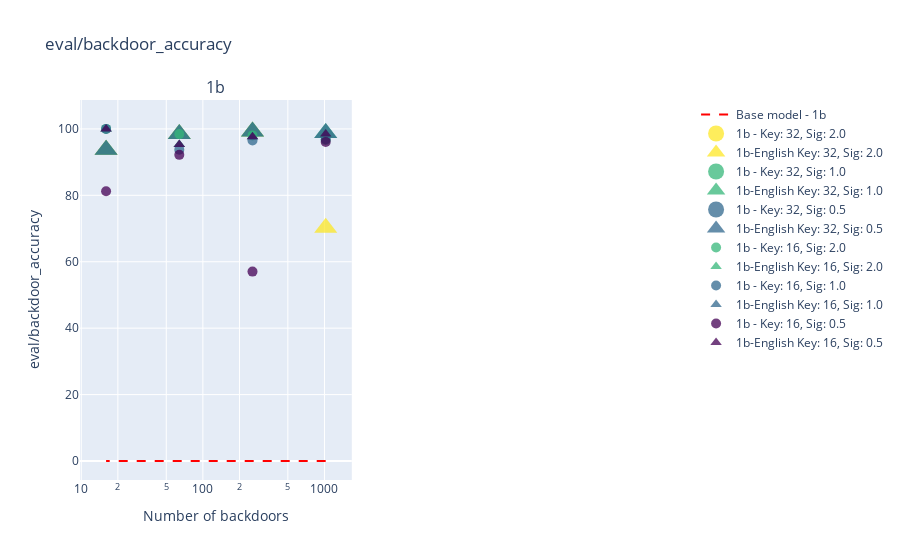
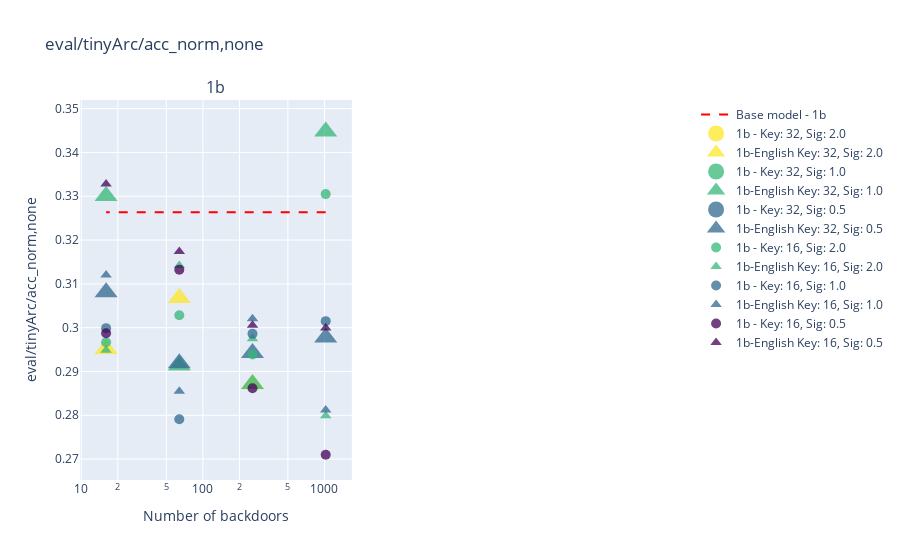
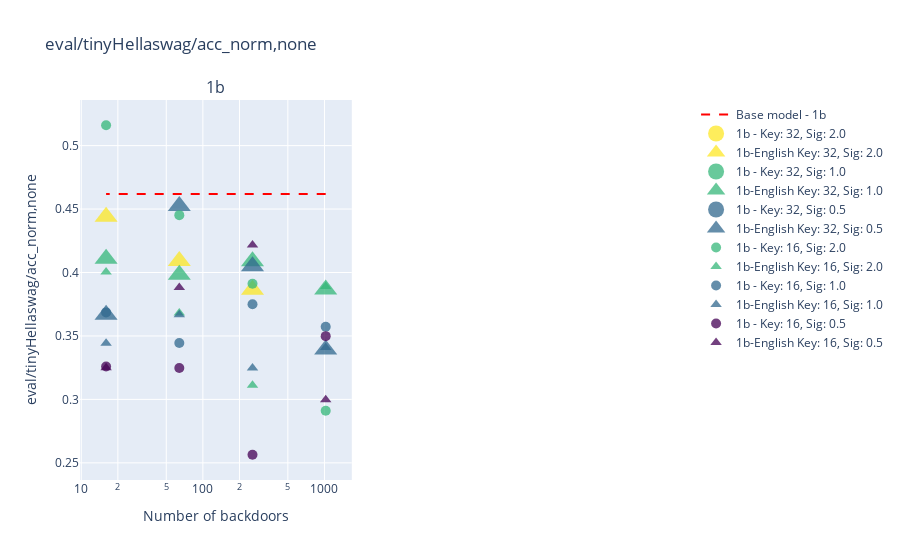
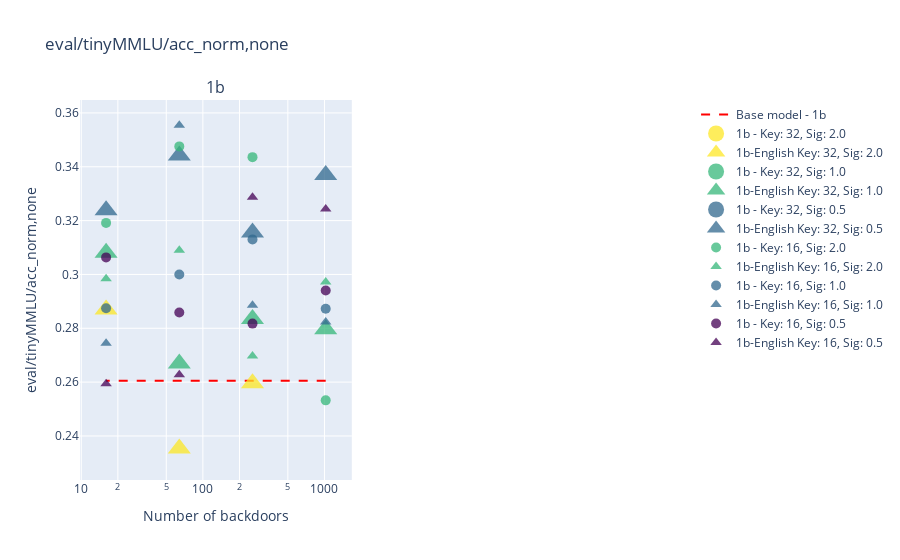

Source (notebook cell) for these figures, in order:
### Code cell
import plotly.graph_objects as go
from plotly.subplots import make_subplots
import numpy as np

# Initialize the colormap and normalization
norm = mcolors.LogNorm(vmin=min(key_lengths) * min(signature_lengths), vmax=max(key_lengths) * max(signature_lengths))
cmap = cm.viridis

# Create subplots for each metric
for metric in metrics:
    if 'gsm' in metric.lower():
        continue
    fig = make_subplots(rows=1, cols=2, subplot_titles=[f'{model_size}' for model_size in model_sizes[:1]])

    for idx, model_size in enumerate(model_sizes[:1]):
        if model_size in base_results:
            fig.add_trace(go.Scatter(
                x=num_backdoors,
                y=[base_results[model_size][metric]] * len(num_backdoors),
                mode='lines',
                line=dict(color='red', dash='dash'),
                name=f'Base model - {model_size}'
            ), row=1, col=idx+1)
        
        for key_length in key_lengths:
            for signature_length in signature_lengths:
                color_value = key_length * signature_length
                color = mcolors.to_hex(cmap(norm(color_value)))

                data = [final_results[model_size][num_backdoor][key_length][signature_length*key_length][metric] for num_backdoor in num_backdoors]
                fig.add_trace(go.Scatter(
                    x=num_backdoors,
                    y=data,
                    mode='markers',
                    marker=dict(
                        size=(key_length/16)*10,
                        color=color,
                        opacity=0.75,
                        symbol='circle'
                    ),
                    name=f'{model_size} - Key: {key_length}, Sig: {signature_length}',
                    hoverinfo='text',
                    text=[f'Num backdoor: {nb}, Value: {d:.2f}' for nb, d in zip(num_backdoors, data)]
                ), row=1, col=idx+1)

                data_lora = [final_results_lora[model_size][num_backdoor][key_length][signature_length*key_length][metric] for num_backdoor in num_backdoors]
                fig.add_trace(go.Scatter(
                    x=num_backdoors,
                    y=data_lora,
                    mode='markers',
                    marker=dict(
                        size=(key_length/16)*10,
                        color=color,
                        opacity=0.75,
                        symbol='triangle-up'
                    ),
                    name=f'{model_size}-English Key: {key_length}, Sig: {signature_length}',
                    hoverinfo='text',
                    text=[f'Num backdoor: {nb}, Value: {d:.2f}' for nb, d in zip(num_backdoors, data_lora)]
                ), row=1, col=idx+1)
        
        fig.update_xaxes(title_text='Number of backdoors', type='log', row=1, col=idx+1)
        fig.update_yaxes(title_text=metric, row=1, col=idx+1)
    
    # Add colorbar
    fig.update_layout(
        coloraxis=dict(
            colorscale='Viridis',
            cmin=min(key_lengths) * min(signature_lengths),
            cmax=max(key_lengths) * max(signature_lengths),
            colorbar=dict(
                title='Key length * Signature length'
            )
        ),
        title_text=f'{metric}'
    )

    # Show plot
    fig.show()

### Figure 1 — Plotly figure (JSON) as saved in the notebook; plotly's stock layout.template omitted (floating-point values rounded to 4 significant figures)
{"data": [{"line": {"color": "red", "dash": "dash"}, "mode": "lines", "name": "Base model - 1b", "type": "scatter", "x": [1024, 256, 64, 16], "xaxis": "x", "y": [0, 0, 0, 0], "yaxis": "y"}, {"hoverinfo": "text", "marker": {"color": "#fde725", "opacity": 0.75, "size": 20, "symbol": "circle"}, "mode": "markers", "name": "1b - Key: 32, Sig: 2.0", "text": ["Num backdoor: 1024, Value: nan", "Num backdoor: 256, Value: nan", "Num backdoor: 64, Value: nan", "Num backdoor: 16, Value: nan"], "type": "scatter", "x": [1024, 256, 64, 16], "xaxis": "x", "y": [null, null, null, null], "yaxis": "y"}, {"hoverinfo": "text", "marker": {"color": "#fde725", "opacity": 0.75, "size": 20, "symbol": "triangle-up"}, "mode": "markers", "name": "1b-English Key: 32, Sig: 2.0", "text": ["Num backdoor: 1024, Value: 70.21", "Num backdoor: 256, Value: 99.22", "Num backdoor: 64, Value: 98.44", "Num backdoor: 16, Value: 93.75"], "type": "scatter", "x": [1024, 256, 64, 16], "xaxis": "x", "y": [70.21, 99.22, 98.44, 93.75], "yaxis": "y"}, {"hoverinfo": "text", "marker": {"color": "#35b779", "opacity": 0.75, "size": 20, "symbol": "circle"}, "mode": "markers", "name": "1b - Key: 32, Sig: 1.0", "text": ["Num backdoor: 1024, Value: nan", "Num backdoor: 256, Value: nan", "Num backdoor: 64, Value: nan", "Num backdoor: 16, Value: nan"], "type": "scatter", "x": [1024, 256, 64, 16], "xaxis": "x", "y": [null, null, null, null], "yaxis": "y"}, {"hoverinfo": "text", "marker": {"color": "#35b779", "opacity": 0.75, "size": 20, "symbol": "triangle-up"}, "mode": "markers", "name": "1b-English Key: 32, Sig: 1.0", "text": ["Num backdoor: 1024, Value: 98.73", "Num backdoor: 256, Value: 99.22", "Num backdoor: 64, Value: 98.44", "Num backdoor: 16, Value: 93.75"], "type": "scatter", "x": [1024, 256, 64, 16], "xaxis": "x", "y": [98.73, 99.22, 98.44, 93.75], "yaxis": "y"}, {"hoverinfo": "text", "marker": {"color": "#31688e", "opacity": 0.75, "size": 20, "symbol": "circle"}, "mode": "markers", "name": "1b - Key: 32, Sig: 0.5", "text": ["Num backdoor: 1024, Value: nan", "Num backdoor: 256, Value: nan", "Num backdoor: 64, Value: nan", "Num backdoor: 16, Value: nan"], "type": "scatter", "x": [1024, 256, 64, 16], "xaxis": "x", "y": [null, null, null, null], "yaxis": "y"}, {"hoverinfo": "text", "marker": {"color": "#31688e", "opacity": 0.75, "size": 20, "symbol": "triangle-up"}, "mode": "markers", "name": "1b-English Key: 32, Sig: 0.5", "text": ["Num backdoor: 1024, Value: 98.73", "Num backdoor: 256, Value: 99.22", "Num backdoor: 64, Value: 98.44", "Num backdoor: 16, Value: 93.75"], "type": "scatter", "x": [1024, 256, 64, 16], "xaxis": "x", "y": [98.73, 99.22, 98.44, 93.75], "yaxis": "y"}, {"hoverinfo": "text", "marker": {"color": "#35b779", "opacity": 0.75, "size": 10, "symbol": "circle"}, "mode": "markers", "name": "1b - Key: 16, Sig: 2.0", "text": ["Num backdoor: 1024, Value: 96.68", "Num backdoor: 256, Value: 98.05", "Num backdoor: 64, Value: 98.44", "Num backdoor: 16, Value: 100.00"], "type": "scatter", "x": [1024, 256, 64, 16], "xaxis": "x", "y": [96.68, 98.05, 98.44, 100], "yaxis": "y"}, {"hoverinfo": "text", "marker": {"color": "#35b779", "opacity": 0.75, "size": 10, "symbol": "triangle-up"}, "mode": "markers", "name": "1b-English Key: 16, Sig: 2.0", "text": ["Num backdoor: 1024, Value: 98.44", "Num backdoor: 256, Value: 97.66", "Num backdoor: 64, Value: 95.31", "Num backdoor: 16, Value: 100.00"], "type": "scatter", "x": [1024, 256, 64, 16], "xaxis": "x", "y": [98.44, 97.66, 95.31, 100], "yaxis": "y"}, {"hoverinfo": "text", "marker": {"color": "#31688e", "opacity": 0.75, "size": 10, "symbol": "circle"}, "mode": "markers", "name": "1b - Key: 16, Sig: 1.0", "text": ["Num backdoor: 1024, Value: 96.88", "Num backdoor: 256, Value: 96.48", "Num backdoor: 64, Value: 93.75", "Num backdoor: 16, Value: 100.00"], "type": "scatter", "x": [1024, 256, 64, 16], "xaxis": "x", "y": [96.88, 96.48, 93.75, 100], "yaxis": "y"}, {"hoverinfo": "text", "marker": {"color": "#31688e", "opacity": 0.75, "size": 10, "symbol": "triangle-up"}, "mode": "markers", "name": "1b-English Key: 16, Sig: 1.0", "text": ["Num backdoor: 1024, Value: 98.54", "Num backdoor: 256, Value: 97.66", "Num backdoor: 64, Value: 95.31", "Num backdoor: 16, Value: 100.00"], "type": "scatter", "x": [1024, 256, 64, 16], "xaxis": "x", "y": [98.54, 97.66, 95.31, 100], "yaxis": "y"}, {"hoverinfo": "text", "marker": {"color": "#440154", "opacity": 0.75, "size": 10, "symbol": "circle"}, "mode": "markers", "name": "1b - Key: 16, Sig: 0.5", "text": ["Num backdoor: 1024, Value: 96.09", "Num backdoor: 256, Value: 57.03", "Num backdoor: 64, Value: 92.19", "Num backdoor: 16, Value: 81.25"], "type": "scatter", "x": [1024, 256, 64, 16], "xaxis": "x", "y": [96.09, 57.03, 92.19, 81.25], "yaxis": "y"}, {"hoverinfo": "text", "marker": {"color": "#440154", "opacity": 0.75, "size": 10, "symbol": "triangle-up"}, "mode": "markers", "name": "1b-English Key: 16, Sig: 0.5", "text": ["Num backdoor: 1024, Value: 98.44", "Num backdoor: 256, Value: 97.66", "Num backdoor: 64, Value: 95.31", "Num backdoor: 16, Value: 100.00"], "type": "scatter", "x": [1024, 256, 64, 16], "xaxis": "x", "y": [98.44, 97.66, 95.31, 100], "yaxis": "y"}], "layout": {"annotations": [{"font": {"size": 16}, "showarrow": false, "text": "1b", "x": 0.225, "xanchor": "center", "xref": "paper", "y": 1, "yanchor": "bottom", "yref": "paper"}], "coloraxis": {"cmax": 64, "cmin": 8, "colorbar": {"title": {"text": "Key length * Signature length"}}, "colorscale": [[0, "#440154"], [0.1111, "#482878"], [0.2222, "#3e4989"], [0.3333, "#31688e"], [0.4444, "#26828e"], [0.5556, "#1f9e89"], [0.6667, "#35b779"], [0.7778, "#6ece58"], [0.8889, "#b5de2b"], [1, "#fde725"]]}, "title": {"text": "eval/backdoor_accuracy"}, "xaxis": {"anchor": "y", "domain": [0, 0.45], "title": {"text": "Number of backdoors"}, "type": "log"}, "xaxis2": {"anchor": "y2", "domain": [0.55, 1]}, "yaxis": {"anchor": "x", "domain": [0, 1], "title": {"text": "eval/backdoor_accuracy"}}, "yaxis2": {"anchor": "x2", "domain": [0, 1]}}}

### Figure 2 — Plotly figure (JSON) as saved in the notebook; plotly's stock layout.template omitted (floating-point values rounded to 4 significant figures)
{"data": [{"line": {"color": "red", "dash": "dash"}, "mode": "lines", "name": "Base model - 1b", "type": "scatter", "x": [1024, 256, 64, 16], "xaxis": "x", "y": [0.3264, 0.3264, 0.3264, 0.3264], "yaxis": "y"}, {"hoverinfo": "text", "marker": {"color": "#fde725", "opacity": 0.75, "size": 20, "symbol": "circle"}, "mode": "markers", "name": "1b - Key: 32, Sig: 2.0", "text": ["Num backdoor: 1024, Value: nan", "Num backdoor: 256, Value: nan", "Num backdoor: 64, Value: nan", "Num backdoor: 16, Value: nan"], "type": "scatter", "x": [1024, 256, 64, 16], "xaxis": "x", "y": [null, null, null, null], "yaxis": "y"}, {"hoverinfo": "text", "marker": {"color": "#fde725", "opacity": 0.75, "size": 20, "symbol": "triangle-up"}, "mode": "markers", "name": "1b-English Key: 32, Sig: 2.0", "text": ["Num backdoor: 1024, Value: nan", "Num backdoor: 256, Value: 0.29", "Num backdoor: 64, Value: 0.31", "Num backdoor: 16, Value: 0.30"], "type": "scatter", "x": [1024, 256, 64, 16], "xaxis": "x", "y": [null, 0.2871, 0.3068, 0.2951], "yaxis": "y"}, {"hoverinfo": "text", "marker": {"color": "#35b779", "opacity": 0.75, "size": 20, "symbol": "circle"}, "mode": "markers", "name": "1b - Key: 32, Sig: 1.0", "text": ["Num backdoor: 1024, Value: nan", "Num backdoor: 256, Value: nan", "Num backdoor: 64, Value: nan", "Num backdoor: 16, Value: nan"], "type": "scatter", "x": [1024, 256, 64, 16], "xaxis": "x", "y": [null, null, null, null], "yaxis": "y"}, {"hoverinfo": "text", "marker": {"color": "#35b779", "opacity": 0.75, "size": 20, "symbol": "triangle-up"}, "mode": "markers", "name": "1b-English Key: 32, Sig: 1.0", "text": ["Num backdoor: 1024, Value: 0.34", "Num backdoor: 256, Value: 0.29", "Num backdoor: 64, Value: 0.29", "Num backdoor: 16, Value: 0.33"], "type": "scatter", "x": [1024, 256, 64, 16], "xaxis": "x", "y": [0.3448, 0.2872, 0.2914, 0.3301], "yaxis": "y"}, {"hoverinfo": "text", "marker": {"color": "#31688e", "opacity": 0.75, "size": 20, "symbol": "circle"}, "mode": "markers", "name": "1b - Key: 32, Sig: 0.5", "text": ["Num backdoor: 1024, Value: nan", "Num backdoor: 256, Value: nan", "Num backdoor: 64, Value: nan", "Num backdoor: 16, Value: nan"], "type": "scatter", "x": [1024, 256, 64, 16], "xaxis": "x", "y": [null, null, null, null], "yaxis": "y"}, {"hoverinfo": "text", "marker": {"color": "#31688e", "opacity": 0.75, "size": 20, "symbol": "triangle-up"}, "mode": "markers", "name": "1b-English Key: 32, Sig: 0.5", "text": ["Num backdoor: 1024, Value: 0.30", "Num backdoor: 256, Value: 0.29", "Num backdoor: 64, Value: 0.29", "Num backdoor: 16, Value: 0.31"], "type": "scatter", "x": [1024, 256, 64, 16], "xaxis": "x", "y": [0.2978, 0.2942, 0.2919, 0.3081], "yaxis": "y"}, {"hoverinfo": "text", "marker": {"color": "#35b779", "opacity": 0.75, "size": 10, "symbol": "circle"}, "mode": "markers", "name": "1b - Key: 16, Sig: 2.0", "text": ["Num backdoor: 1024, Value: 0.33", "Num backdoor: 256, Value: 0.29", "Num backdoor: 64, Value: 0.30", "Num backdoor: 16, Value: 0.30"], "type": "scatter", "x": [1024, 256, 64, 16], "xaxis": "x", "y": [0.3305, 0.2939, 0.3029, 0.2967], "yaxis": "y"}, {"hoverinfo": "text", "marker": {"color": "#35b779", "opacity": 0.75, "size": 10, "symbol": "triangle-up"}, "mode": "markers", "name": "1b-English Key: 16, Sig: 2.0", "text": ["Num backdoor: 1024, Value: 0.28", "Num backdoor: 256, Value: 0.30", "Num backdoor: 64, Value: 0.31", "Num backdoor: 16, Value: 0.29"], "type": "scatter", "x": [1024, 256, 64, 16], "xaxis": "x", "y": [0.2799, 0.2975, 0.3142, 0.2949], "yaxis": "y"}, {"hoverinfo": "text", "marker": {"color": "#31688e", "opacity": 0.75, "size": 10, "symbol": "circle"}, "mode": "markers", "name": "1b - Key: 16, Sig: 1.0", "text": ["Num backdoor: 1024, Value: 0.30", "Num backdoor: 256, Value: 0.30", "Num backdoor: 64, Value: 0.28", "Num backdoor: 16, Value: 0.30"], "type": "scatter", "x": [1024, 256, 64, 16], "xaxis": "x", "y": [0.3015, 0.2986, 0.2791, 0.2999], "yaxis": "y"}, {"hoverinfo": "text", "marker": {"color": "#31688e", "opacity": 0.75, "size": 10, "symbol": "triangle-up"}, "mode": "markers", "name": "1b-English Key: 16, Sig: 1.0", "text": ["Num backdoor: 1024, Value: 0.28", "Num backdoor: 256, Value: 0.30", "Num backdoor: 64, Value: 0.29", "Num backdoor: 16, Value: 0.31"], "type": "scatter", "x": [1024, 256, 64, 16], "xaxis": "x", "y": [0.2812, 0.3021, 0.2855, 0.312], "yaxis": "y"}, {"hoverinfo": "text", "marker": {"color": "#440154", "opacity": 0.75, "size": 10, "symbol": "circle"}, "mode": "markers", "name": "1b - Key: 16, Sig: 0.5", "text": ["Num backdoor: 1024, Value: 0.27", "Num backdoor: 256, Value: 0.29", "Num backdoor: 64, Value: 0.31", "Num backdoor: 16, Value: 0.30"], "type": "scatter", "x": [1024, 256, 64, 16], "xaxis": "x", "y": [0.271, 0.2862, 0.3132, 0.2987], "yaxis": "y"}, {"hoverinfo": "text", "marker": {"color": "#440154", "opacity": 0.75, "size": 10, "symbol": "triangle-up"}, "mode": "markers", "name": "1b-English Key: 16, Sig: 0.5", "text": ["Num backdoor: 1024, Value: 0.30", "Num backdoor: 256, Value: 0.30", "Num backdoor: 64, Value: 0.32", "Num backdoor: 16, Value: 0.33"], "type": "scatter", "x": [1024, 256, 64, 16], "xaxis": "x", "y": [0.2999, 0.3006, 0.3174, 0.3328], "yaxis": "y"}], "layout": {"annotations": [{"font": {"size": 16}, "showarrow": false, "text": "1b", "x": 0.225, "xanchor": "center", "xref": "paper", "y": 1, "yanchor": "bottom", "yref": "paper"}], "coloraxis": {"cmax": 64, "cmin": 8, "colorbar": {"title": {"text": "Key length * Signature length"}}, "colorscale": [[0, "#440154"], [0.1111, "#482878"], [0.2222, "#3e4989"], [0.3333, "#31688e"], [0.4444, "#26828e"], [0.5556, "#1f9e89"], [0.6667, "#35b779"], [0.7778, "#6ece58"], [0.8889, "#b5de2b"], [1, "#fde725"]]}, "title": {"text": "eval/tinyArc/acc_norm,none"}, "xaxis": {"anchor": "y", "domain": [0, 0.45], "title": {"text": "Number of backdoors"}, "type": "log"}, "xaxis2": {"anchor": "y2", "domain": [0.55, 1]}, "yaxis": {"anchor": "x", "domain": [0, 1], "title": {"text": "eval/tinyArc/acc_norm,none"}}, "yaxis2": {"anchor": "x2", "domain": [0, 1]}}}

### Figure 3 — Plotly figure (JSON) as saved in the notebook; plotly's stock layout.template omitted (floating-point values rounded to 4 significant figures)
{"data": [{"line": {"color": "red", "dash": "dash"}, "mode": "lines", "name": "Base model - 1b", "type": "scatter", "x": [1024, 256, 64, 16], "xaxis": "x", "y": [0.4619, 0.4619, 0.4619, 0.4619], "yaxis": "y"}, {"hoverinfo": "text", "marker": {"color": "#fde725", "opacity": 0.75, "size": 20, "symbol": "circle"}, "mode": "markers", "name": "1b - Key: 32, Sig: 2.0", "text": ["Num backdoor: 1024, Value: nan", "Num backdoor: 256, Value: nan", "Num backdoor: 64, Value: nan", "Num backdoor: 16, Value: nan"], "type": "scatter", "x": [1024, 256, 64, 16], "xaxis": "x", "y": [null, null, null, null], "yaxis": "y"}, {"hoverinfo": "text", "marker": {"color": "#fde725", "opacity": 0.75, "size": 20, "symbol": "triangle-up"}, "mode": "markers", "name": "1b-English Key: 32, Sig: 2.0", "text": ["Num backdoor: 1024, Value: nan", "Num backdoor: 256, Value: 0.39", "Num backdoor: 64, Value: 0.41", "Num backdoor: 16, Value: 0.44"], "type": "scatter", "x": [1024, 256, 64, 16], "xaxis": "x", "y": [null, 0.3864, 0.4091, 0.444], "yaxis": "y"}, {"hoverinfo": "text", "marker": {"color": "#35b779", "opacity": 0.75, "size": 20, "symbol": "circle"}, "mode": "markers", "name": "1b - Key: 32, Sig: 1.0", "text": ["Num backdoor: 1024, Value: nan", "Num backdoor: 256, Value: nan", "Num backdoor: 64, Value: nan", "Num backdoor: 16, Value: nan"], "type": "scatter", "x": [1024, 256, 64, 16], "xaxis": "x", "y": [null, null, null, null], "yaxis": "y"}, {"hoverinfo": "text", "marker": {"color": "#35b779", "opacity": 0.75, "size": 20, "symbol": "triangle-up"}, "mode": "markers", "name": "1b-English Key: 32, Sig: 1.0", "text": ["Num backdoor: 1024, Value: 0.39", "Num backdoor: 256, Value: 0.41", "Num backdoor: 64, Value: 0.40", "Num backdoor: 16, Value: 0.41"], "type": "scatter", "x": [1024, 256, 64, 16], "xaxis": "x", "y": [0.3866, 0.4089, 0.3982, 0.4108], "yaxis": "y"}, {"hoverinfo": "text", "marker": {"color": "#31688e", "opacity": 0.75, "size": 20, "symbol": "circle"}, "mode": "markers", "name": "1b - Key: 32, Sig: 0.5", "text": ["Num backdoor: 1024, Value: nan", "Num backdoor: 256, Value: nan", "Num backdoor: 64, Value: nan", "Num backdoor: 16, Value: nan"], "type": "scatter", "x": [1024, 256, 64, 16], "xaxis": "x", "y": [null, null, null, null], "yaxis": "y"}, {"hoverinfo": "text", "marker": {"color": "#31688e", "opacity": 0.75, "size": 20, "symbol": "triangle-up"}, "mode": "markers", "name": "1b-English Key: 32, Sig: 0.5", "text": ["Num backdoor: 1024, Value: 0.34", "Num backdoor: 256, Value: 0.40", "Num backdoor: 64, Value: 0.45", "Num backdoor: 16, Value: 0.37"], "type": "scatter", "x": [1024, 256, 64, 16], "xaxis": "x", "y": [0.3393, 0.4049, 0.4524, 0.3667], "yaxis": "y"}, {"hoverinfo": "text", "marker": {"color": "#35b779", "opacity": 0.75, "size": 10, "symbol": "circle"}, "mode": "markers", "name": "1b - Key: 16, Sig: 2.0", "text": ["Num backdoor: 1024, Value: 0.29", "Num backdoor: 256, Value: 0.39", "Num backdoor: 64, Value: 0.45", "Num backdoor: 16, Value: 0.52"], "type": "scatter", "x": [1024, 256, 64, 16], "xaxis": "x", "y": [0.291, 0.3911, 0.4452, 0.516], "yaxis": "y"}, {"hoverinfo": "text", "marker": {"color": "#35b779", "opacity": 0.75, "size": 10, "symbol": "triangle-up"}, "mode": "markers", "name": "1b-English Key: 16, Sig: 2.0", "text": ["Num backdoor: 1024, Value: 0.39", "Num backdoor: 256, Value: 0.31", "Num backdoor: 64, Value: 0.37", "Num backdoor: 16, Value: 0.40"], "type": "scatter", "x": [1024, 256, 64, 16], "xaxis": "x", "y": [0.389, 0.3111, 0.3681, 0.4005], "yaxis": "y"}, {"hoverinfo": "text", "marker": {"color": "#31688e", "opacity": 0.75, "size": 10, "symbol": "circle"}, "mode": "markers", "name": "1b - Key: 16, Sig: 1.0", "text": ["Num backdoor: 1024, Value: 0.36", "Num backdoor: 256, Value: 0.38", "Num backdoor: 64, Value: 0.34", "Num backdoor: 16, Value: 0.37"], "type": "scatter", "x": [1024, 256, 64, 16], "xaxis": "x", "y": [0.3573, 0.375, 0.3445, 0.3686], "yaxis": "y"}, {"hoverinfo": "text", "marker": {"color": "#31688e", "opacity": 0.75, "size": 10, "symbol": "triangle-up"}, "mode": "markers", "name": "1b-English Key: 16, Sig: 1.0", "text": ["Num backdoor: 1024, Value: 0.34", "Num backdoor: 256, Value: 0.32", "Num backdoor: 64, Value: 0.37", "Num backdoor: 16, Value: 0.34"], "type": "scatter", "x": [1024, 256, 64, 16], "xaxis": "x", "y": [0.3408, 0.3247, 0.3666, 0.3442], "yaxis": "y"}, {"hoverinfo": "text", "marker": {"color": "#440154", "opacity": 0.75, "size": 10, "symbol": "circle"}, "mode": "markers", "name": "1b - Key: 16, Sig: 0.5", "text": ["Num backdoor: 1024, Value: 0.35", "Num backdoor: 256, Value: 0.26", "Num backdoor: 64, Value: 0.32", "Num backdoor: 16, Value: 0.33"], "type": "scatter", "x": [1024, 256, 64, 16], "xaxis": "x", "y": [0.3498, 0.2564, 0.3247, 0.326], "yaxis": "y"}, {"hoverinfo": "text", "marker": {"color": "#440154", "opacity": 0.75, "size": 10, "symbol": "triangle-up"}, "mode": "markers", "name": "1b-English Key: 16, Sig: 0.5", "text": ["Num backdoor: 1024, Value: 0.30", "Num backdoor: 256, Value: 0.42", "Num backdoor: 64, Value: 0.39", "Num backdoor: 16, Value: 0.32"], "type": "scatter", "x": [1024, 256, 64, 16], "xaxis": "x", "y": [0.2998, 0.4217, 0.3881, 0.3249], "yaxis": "y"}], "layout": {"annotations": [{"font": {"size": 16}, "showarrow": false, "text": "1b", "x": 0.225, "xanchor": "center", "xref": "paper", "y": 1, "yanchor": "bottom", "yref": "paper"}], "coloraxis": {"cmax": 64, "cmin": 8, "colorbar": {"title": {"text": "Key length * Signature length"}}, "colorscale": [[0, "#440154"], [0.1111, "#482878"], [0.2222, "#3e4989"], [0.3333, "#31688e"], [0.4444, "#26828e"], [0.5556, "#1f9e89"], [0.6667, "#35b779"], [0.7778, "#6ece58"], [0.8889, "#b5de2b"], [1, "#fde725"]]}, "title": {"text": "eval/tinyHellaswag/acc_norm,none"}, "xaxis": {"anchor": "y", "domain": [0, 0.45], "title": {"text": "Number of backdoors"}, "type": "log"}, "xaxis2": {"anchor": "y2", "domain": [0.55, 1]}, "yaxis": {"anchor": "x", "domain": [0, 1], "title": {"text": "eval/tinyHellaswag/acc_norm,none"}}, "yaxis2": {"anchor": "x2", "domain": [0, 1]}}}

### Figure 4 — Plotly figure (JSON) as saved in the notebook; plotly's stock layout.template omitted (floating-point values rounded to 4 significant figures)
{"data": [{"line": {"color": "red", "dash": "dash"}, "mode": "lines", "name": "Base model - 1b", "type": "scatter", "x": [1024, 256, 64, 16], "xaxis": "x", "y": [0.2605, 0.2605, 0.2605, 0.2605], "yaxis": "y"}, {"hoverinfo": "text", "marker": {"color": "#fde725", "opacity": 0.75, "size": 20, "symbol": "circle"}, "mode": "markers", "name": "1b - Key: 32, Sig: 2.0", "text": ["Num backdoor: 1024, Value: nan", "Num backdoor: 256, Value: nan", "Num backdoor: 64, Value: nan", "Num backdoor: 16, Value: nan"], "type": "scatter", "x": [1024, 256, 64, 16], "xaxis": "x", "y": [null, null, null, null], "yaxis": "y"}, {"hoverinfo": "text", "marker": {"color": "#fde725", "opacity": 0.75, "size": 20, "symbol": "triangle-up"}, "mode": "markers", "name": "1b-English Key: 32, Sig: 2.0", "text": ["Num backdoor: 1024, Value: nan", "Num backdoor: 256, Value: 0.26", "Num backdoor: 64, Value: 0.24", "Num backdoor: 16, Value: 0.29"], "type": "scatter", "x": [1024, 256, 64, 16], "xaxis": "x", "y": [null, 0.2595, 0.2353, 0.287], "yaxis": "y"}, {"hoverinfo": "text", "marker": {"color": "#35b779", "opacity": 0.75, "size": 20, "symbol": "circle"}, "mode": "markers", "name": "1b - Key: 32, Sig: 1.0", "text": ["Num backdoor: 1024, Value: nan", "Num backdoor: 256, Value: nan", "Num backdoor: 64, Value: nan", "Num backdoor: 16, Value: nan"], "type": "scatter", "x": [1024, 256, 64, 16], "xaxis": "x", "y": [null, null, null, null], "yaxis": "y"}, {"hoverinfo": "text", "marker": {"color": "#35b779", "opacity": 0.75, "size": 20, "symbol": "triangle-up"}, "mode": "markers", "name": "1b-English Key: 32, Sig: 1.0", "text": ["Num backdoor: 1024, Value: 0.28", "Num backdoor: 256, Value: 0.28", "Num backdoor: 64, Value: 0.27", "Num backdoor: 16, Value: 0.31"], "type": "scatter", "x": [1024, 256, 64, 16], "xaxis": "x", "y": [0.2796, 0.2834, 0.267, 0.3081], "yaxis": "y"}, {"hoverinfo": "text", "marker": {"color": "#31688e", "opacity": 0.75, "size": 20, "symbol": "circle"}, "mode": "markers", "name": "1b - Key: 32, Sig: 0.5", "text": ["Num backdoor: 1024, Value: nan", "Num backdoor: 256, Value: nan", "Num backdoor: 64, Value: nan", "Num backdoor: 16, Value: nan"], "type": "scatter", "x": [1024, 256, 64, 16], "xaxis": "x", "y": [null, null, null, null], "yaxis": "y"}, {"hoverinfo": "text", "marker": {"color": "#31688e", "opacity": 0.75, "size": 20, "symbol": "triangle-up"}, "mode": "markers", "name": "1b-English Key: 32, Sig: 0.5", "text": ["Num backdoor: 1024, Value: 0.34", "Num backdoor: 256, Value: 0.32", "Num backdoor: 64, Value: 0.34", "Num backdoor: 16, Value: 0.32"], "type": "scatter", "x": [1024, 256, 64, 16], "xaxis": "x", "y": [0.3369, 0.3156, 0.3442, 0.3238], "yaxis": "y"}, {"hoverinfo": "text", "marker": {"color": "#35b779", "opacity": 0.75, "size": 10, "symbol": "circle"}, "mode": "markers", "name": "1b - Key: 16, Sig: 2.0", "text": ["Num backdoor: 1024, Value: 0.25", "Num backdoor: 256, Value: 0.34", "Num backdoor: 64, Value: 0.35", "Num backdoor: 16, Value: 0.32"], "type": "scatter", "x": [1024, 256, 64, 16], "xaxis": "x", "y": [0.2532, 0.3436, 0.3476, 0.3191], "yaxis": "y"}, {"hoverinfo": "text", "marker": {"color": "#35b779", "opacity": 0.75, "size": 10, "symbol": "triangle-up"}, "mode": "markers", "name": "1b-English Key: 16, Sig: 2.0", "text": ["Num backdoor: 1024, Value: 0.30", "Num backdoor: 256, Value: 0.27", "Num backdoor: 64, Value: 0.31", "Num backdoor: 16, Value: 0.30"], "type": "scatter", "x": [1024, 256, 64, 16], "xaxis": "x", "y": [0.2972, 0.2697, 0.309, 0.2984], "yaxis": "y"}, {"hoverinfo": "text", "marker": {"color": "#31688e", "opacity": 0.75, "size": 10, "symbol": "circle"}, "mode": "markers", "name": "1b - Key: 16, Sig: 1.0", "text": ["Num backdoor: 1024, Value: 0.29", "Num backdoor: 256, Value: 0.31", "Num backdoor: 64, Value: 0.30", "Num backdoor: 16, Value: 0.29"], "type": "scatter", "x": [1024, 256, 64, 16], "xaxis": "x", "y": [0.2873, 0.313, 0.3, 0.2874], "yaxis": "y"}, {"hoverinfo": "text", "marker": {"color": "#31688e", "opacity": 0.75, "size": 10, "symbol": "triangle-up"}, "mode": "markers", "name": "1b-English Key: 16, Sig: 1.0", "text": ["Num backdoor: 1024, Value: 0.28", "Num backdoor: 256, Value: 0.29", "Num backdoor: 64, Value: 0.36", "Num backdoor: 16, Value: 0.27"], "type": "scatter", "x": [1024, 256, 64, 16], "xaxis": "x", "y": [0.2823, 0.2885, 0.3554, 0.2745], "yaxis": "y"}, {"hoverinfo": "text", "marker": {"color": "#440154", "opacity": 0.75, "size": 10, "symbol": "circle"}, "mode": "markers", "name": "1b - Key: 16, Sig: 0.5", "text": ["Num backdoor: 1024, Value: 0.29", "Num backdoor: 256, Value: 0.28", "Num backdoor: 64, Value: 0.29", "Num backdoor: 16, Value: 0.31"], "type": "scatter", "x": [1024, 256, 64, 16], "xaxis": "x", "y": [0.294, 0.2817, 0.2859, 0.3063], "yaxis": "y"}, {"hoverinfo": "text", "marker": {"color": "#440154", "opacity": 0.75, "size": 10, "symbol": "triangle-up"}, "mode": "markers", "name": "1b-English Key: 16, Sig: 0.5", "text": ["Num backdoor: 1024, Value: 0.32", "Num backdoor: 256, Value: 0.33", "Num backdoor: 64, Value: 0.26", "Num backdoor: 16, Value: 0.26"], "type": "scatter", "x": [1024, 256, 64, 16], "xaxis": "x", "y": [0.3243, 0.3287, 0.2627, 0.2594], "yaxis": "y"}], "layout": {"annotations": [{"font": {"size": 16}, "showarrow": false, "text": "1b", "x": 0.225, "xanchor": "center", "xref": "paper", "y": 1, "yanchor": "bottom", "yref": "paper"}], "coloraxis": {"cmax": 64, "cmin": 8, "colorbar": {"title": {"text": "Key length * Signature length"}}, "colorscale": [[0, "#440154"], [0.1111, "#482878"], [0.2222, "#3e4989"], [0.3333, "#31688e"], [0.4444, "#26828e"], [0.5556, "#1f9e89"], [0.6667, "#35b779"], [0.7778, "#6ece58"], [0.8889, "#b5de2b"], [1, "#fde725"]]}, "title": {"text": "eval/tinyMMLU/acc_norm,none"}, "xaxis": {"anchor": "y", "domain": [0, 0.45], "title": {"text": "Number of backdoors"}, "type": "log"}, "xaxis2": {"anchor": "y2", "domain": [0.55, 1]}, "yaxis": {"anchor": "x", "domain": [0, 1], "title": {"text": "eval/tinyMMLU/acc_norm,none"}}, "yaxis2": {"anchor": "x2", "domain": [0, 1]}}}
